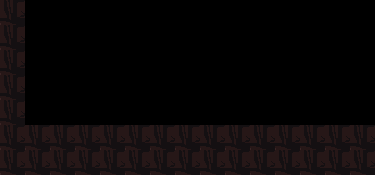

A level layout from a 2D game, rendered from its tile map. Below: a short description, then the map file with its tile-grid data intact:
An orthogonal 15x7 tile map with 25x25 px tiles, 1 tile layer (gr) and 2 objects.

<map version="1.10" tiledversion="1.10.2" orientation="orthogonal" renderorder="right-down" width="15" height="7" tilewidth="25" tileheight="25" infinite="0" nextlayerid="3" nextobjectid="3">
 <tileset firstgid="1" source="props2.tsx" />
 <layer id="1" name="gr" width="15" height="7">
  <data encoding="csv">
38,0,0,0,0,0,0,0,0,0,0,0,0,0,0,
38,0,0,0,0,0,0,0,0,0,0,0,0,0,0,
38,0,0,0,0,0,0,0,0,0,0,0,0,0,0,
38,0,0,0,0,0,0,0,0,0,0,0,0,0,0,
38,0,0,0,0,0,0,0,0,0,0,0,0,0,0,
38,38,38,38,38,38,38,38,38,38,38,38,38,38,38,
38,38,38,38,38,38,38,38,38,38,38,38,38,38,38
</data>
 </layer>
 <objectgroup id="2" name="env">
  <object id="1" x="0" y="0" width="25" height="175" />
  <object id="2" x="25" y="125" width="350" height="50" />
 </objectgroup>
</map>
